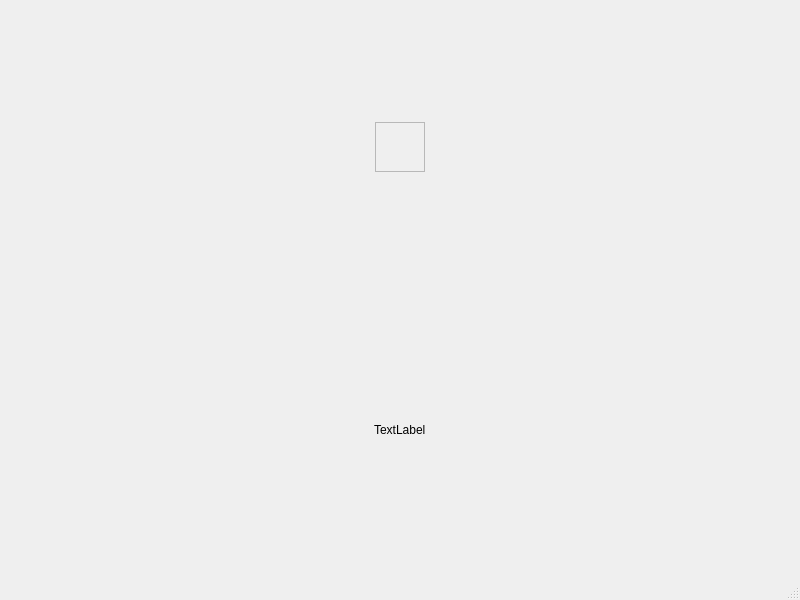
<?xml version="1.0" encoding="UTF-8"?>
<ui version="4.0">
 <class>MainWindow</class>
 <widget class="QMainWindow" name="MainWindow">
  <property name="geometry">
   <rect>
    <x>0</x>
    <y>0</y>
    <width>800</width>
    <height>600</height>
   </rect>
  </property>
  <property name="windowTitle">
   <string>MainWindow</string>
  </property>
  <widget class="QWidget" name="centralwidget">
   <layout class="QVBoxLayout" name="verticalLayout">
    <item alignment="Qt::AlignHCenter|Qt::AlignVCenter">
     <widget class="QFrame" name="frame">
      <property name="minimumSize">
       <size>
        <width>50</width>
        <height>50</height>
       </size>
      </property>
      <property name="styleSheet">
       <string notr="true">background-image: url(:/images/no_notif_bell.png);</string>
      </property>
      <property name="frameShape">
       <enum>QFrame::StyledPanel</enum>
      </property>
      <property name="frameShadow">
       <enum>QFrame::Raised</enum>
      </property>
     </widget>
    </item>
    <item alignment="Qt::AlignHCenter|Qt::AlignVCenter">
     <widget class="QLabel" name="label">
      <property name="text">
       <string>TextLabel</string>
      </property>
     </widget>
    </item>
   </layout>
  </widget>
  <widget class="QMenuBar" name="menubar">
   <property name="geometry">
    <rect>
     <x>0</x>
     <y>0</y>
     <width>800</width>
     <height>20</height>
    </rect>
   </property>
  </widget>
  <widget class="QStatusBar" name="statusbar"/>
 </widget>
 <resources/>
 <connections/>
</ui>
